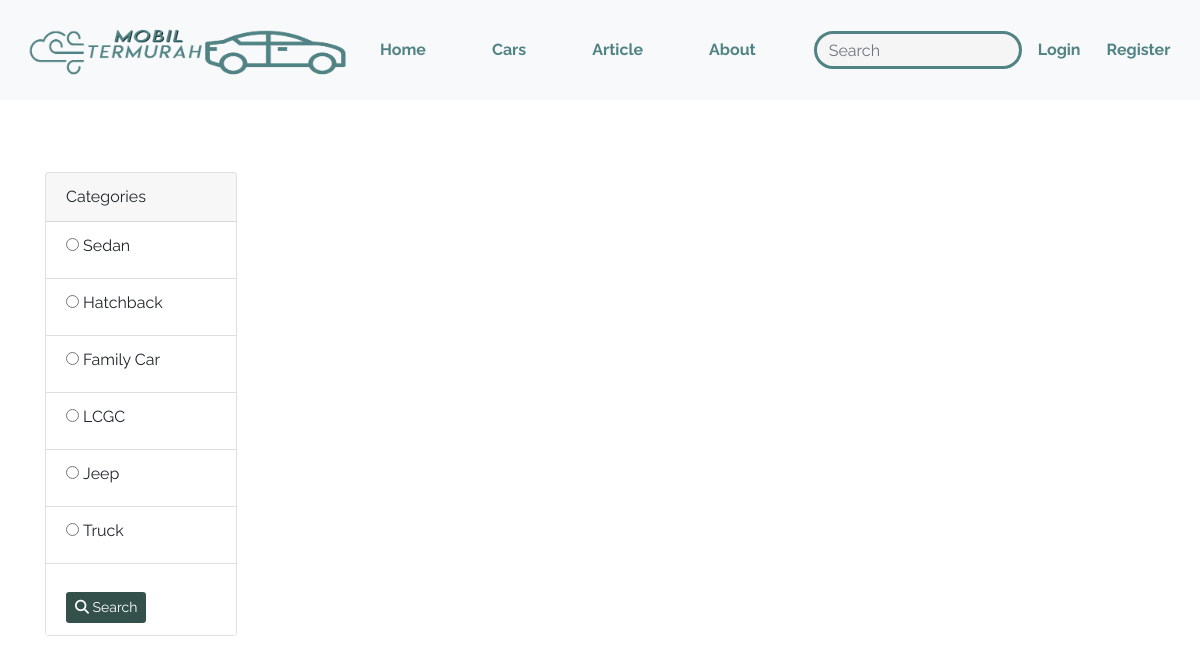
/cars/, run on an earlier commit of the app's database.
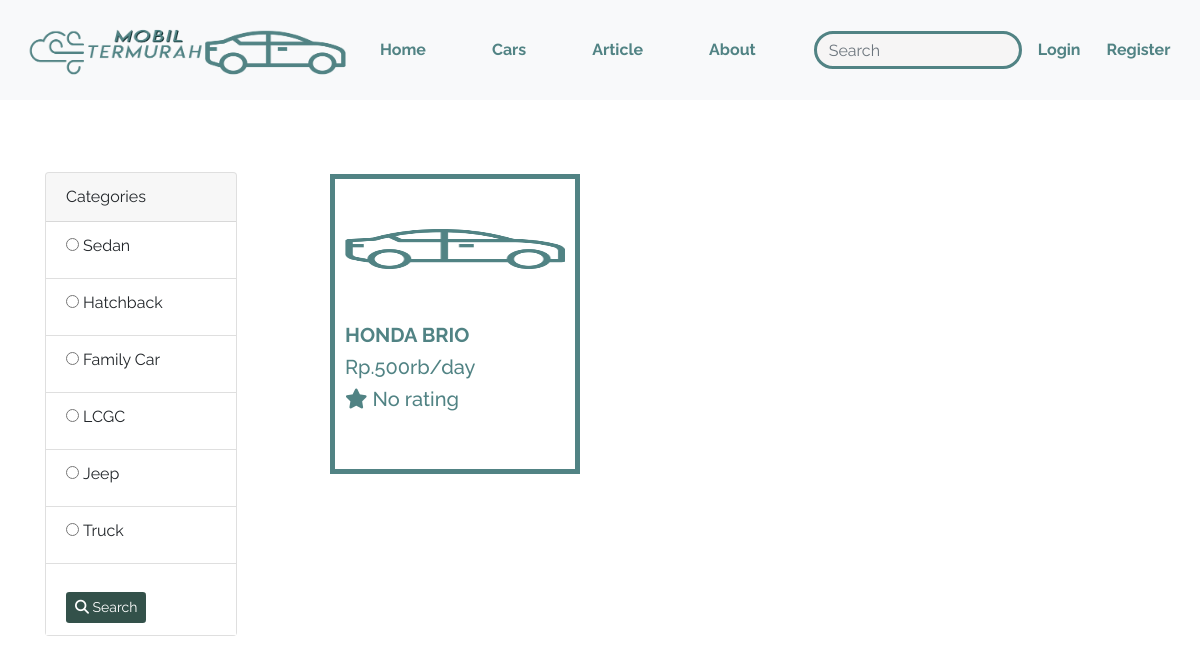
And on a later commit of the database.
### tugas/models.py (models this page shows, shortened)
class Car(models.Model):
    carName = models.CharField(max_length=30)
    carCategory = models.ForeignKey(Category, on_delete=models.CASCADE)
    carYear = models.CharField(max_length=4)
    carCity = models.CharField(max_length=50)
    carPrice = models.CharField(max_length=15)
    carDescription = models.CharField(max_length=1000)
    carImage = models.ImageField(upload_to= 'media/')
    carRating = models.PositiveIntegerField(default=0, validators=[MinValueValidator(1), MaxValueValidator(5)])
    favourite = models.ManyToManyField(User, related_name="favourite_car", blank=True)

### tugas/views.py (the view)
# urls.py: path('cars/',views.cars,name='cars'),
def cars(request):
    cars = Car.objects.all()
    for car in cars:
        review = list(filter(lambda review : review.carName == car, Review.objects.all()))
        ratings = list(map(lambda review : review.carRating, review))
        car.carRating = int(sum(ratings)/len(review)) if len(review) > 0 else 0
    response = {
        'cars' : cars,
    }
    return render(request, 'pages/cars.html', response)

### tugas/context_processors.py (called while the page is built)
def datent(request):
    import datetime
    return {
        'date': datetime.datetime.now()
    }

### tugas/templates/pages/cars.html (shortened to what this page needs)
{% extends 'pages/base.html'%}
{% load static %}
{% block content %}
<br>
<div class="container">
    <div class="row">
      <div class="col-md-3">
		  <br><br>
		  {% include 'pages/categorybar.html' %}
	  </div>
      <div class="col-md-9">
		<div class="row">
		{% for car in cars %}{% if car.carRating == 0 %}
		<div class="col-md-4" style="margin-top: 50px;">
			<div class="carbox">
				<a href="{%url 'carsView' car.id%}">
				<img src="{{car.carImage.url}}" alt="car1" style="height: 100px; width: 220px;">
				<br><br>
				<h2 id="carname" name="carname">
					<b>{{car.carName}}</b>
				</h2>
				<h2>
					{% if car.carPrice|length >= 5 and car.carPrice|length < 7 %}
						Rp.{{car.carPrice|slice:":3"}}rb/day
					{% elif car.carPrice|length >= 7 %}
						Rp.{{car.carPrice|slice:":1"}}jt/day
					{% endif %}
				</h2>
			</a>
			<h2><i class="fas fa-star"></i> No rating </h2>
			</div>
		</div>{% endif %}{% endfor %}
		</div>
      </div>
	</div>
  </div>
{% endblock %}

### tugas/templates/pages/base.html (shortened to what this page needs)
{% load static %}
<!DOCTYPE html>
<html lang="en">
<head>
  <link rel="stylesheet" href="https://stackpath.bootstrapcdn.com/bootstrap/4.4.1/css/bootstrap.min.css"
>
  <link rel="stylesheet" type="text/css" href="{%static 'css/main.css'%}">
</head>
<body>
    <nav class="navbar navbar-expand-lg navbar-light bg-light">
        <a class="navbar-brand" href="{%url 'index'%}"><img src="{%static 'img/Logo.png'%}" alt="" ></a>
        <div class="collapse navbar-collapse" id="navbarSupportedContent">
          <ul class="navbar-nav ml-auto">
            <li class="nav-item">
              <a class="nav-link" href="{%url 'index'%}">Home</a>
            </li>
            <li class="nav-item">
              <a class="nav-link" href="{%url 'cars'%}"">Cars</a>
            </li>
            <li class="nav-item">
                <a class="nav-link" name="Article" href="{%url 'articles'%}">Article</a>
              </li>
              <li class="nav-item">
                <a class="nav-link" href="{%url 'about'%}">About</a>
              </li>
          </ul>
          <form class="form-inline my-2 my-lg-0" method="POST" action="{% url 'findCar' %}">{% csrf_token %}
            <input name="carName" id="searchbar" class="form-control mr-sm-2" type="search" placeholder="Search" aria-label="Search">
          </form>
          <ul class="navbar-nav pull-left">
              {% if user.is_authenticated %}
              <li class="nav-item dropdown">
                <a class="nav-link dropdown-toggle" id="navAbout" href="#" id="navbarDropdown" role="button" data-toggle="dropdown" aria-haspopup="true" aria-expanded="false">
                  {{user.username}}
                </a>
                <div class="dropdown-menu dropdown-menu-right" aria-labelledby="navbarDropdown">
                    <a class="dropdown-item" href="{%url 'favoriteCarsPage'%}">Favorite Car</a>
                    <div class="dropdown-divider"></div>
                    <a class="dropdown-item" href="{%url 'transactions'%}">Transaction</a>
                    <div class="dropdown-divider"></div>
                    <a class="dropdown-item" href="{%url 'logout'%}">Log Out</a>
                </div>
              </li>
              {% else %}
              <li class="nav-item">
                <a class="nav-link register" name="LogIn" href="{%url 'login'%}">Login</a>
              </li>
              <li class="nav-item">
                  <a class="nav-link register" name="Register" href="{%url 'register'%}">Register</a>
              </li>
              {% endif %}
          </ul>
        </div>
      </nav>
  {% block content %}
  {% endblock %}
</body>
</html>

### tugas/templates/pages/categorybar.html
<div class="card" style="width: 12rem;">
    <div class="card-header">
      Categories
    </div>
    <form method="POST" action="{% url 'searchByCategory' %}">{% csrf_token %}
    <ul class="list-group list-group-flush">
        <li class="list-group-item">
            <input type="radio" id="vehicle1" name="vehicle" value="Sedan">
            <label for="vehicle1"> Sedan </label>
        </li>
        <li class="list-group-item">
            <input type="radio" id="vehicle2" name="vehicle" value="Hatchback">
            <label for="vehicle2"> Hatchback</label>
        </li>
        <li class="list-group-item">
            <input type="radio" id="vehicle3" name="vehicle" value="Family Car">
            <label for="vehicle3"> Family Car</label></li>
        <li class="list-group-item">
            <input type="radio" id="vehicle3" name="vehicle" value="LCGC">
            <label for="vehicle3"> LCGC</label></li>
        <li class="list-group-item">
            <input type="radio" id="vehicle3" name="vehicle" value="Jeep">
            <label for="vehicle3"> Jeep</label></li>
        <li class="list-group-item">
            <input type="radio" id="vehicle3" name="vehicle" value="Truck">
            <label for="vehicle3"> Truck</label></li>
        <li class="list-group-item"><button id="searchbutton" class="btn btn-sm mt-3" onclick="document.form.submit()">
            <i class="fas fa-search"></i> Search</button></li>
    </ul>
    </form>
  </div>

### static/css/main.css (style rules this page uses)
body { font-family: 'Raleway', sans-serif; }
.navbar-light .navbar-nav .nav-link { color: #518384; font-weight: bold; margin-right: 50px; }
.form-control { color: #518384; border: 3px solid #518384; border-radius: 25px; background: #F6F5F5; }
.bg-light { background: #F6F5F5; }
.navbar-brand img { height: 74px; width: 340px; }
.carbox { margin-right: 10px; border: 5px solid #518384; width: 250px; height: 300px; background-color: white; padding-top: 20px; padding-left: 10px; padding-right: 5px; color: #518384; }
h2 { text-align: left; font-size: 20px; }
h2#carname { text-align: left; font-size: 20px; text-transform: uppercase }
button#searchbutton { background-color: white; }
h2#carname { text-align: left; font-size: 20px; text-transform: uppercase; color: #518384; }
button#searchbutton { background-color: #33514A; color: white; }
a { text-decoration: none; color: #518384; }
.navbar-light .navbar-nav .register { margin-right: 10px; }

What changed in the data, as far as the page shows it:
added Car: carImage (picture), carName "HONDA BRIO", carPrice "500"
